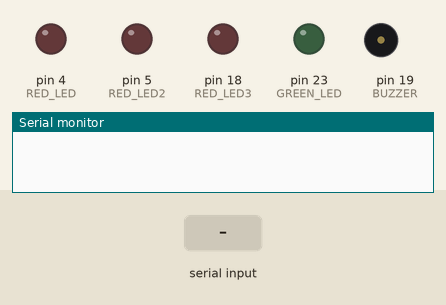
Recording of a sketch running on a simulated Arduino Mega 2560, built with avr-gcc and run on an emulated ATmega2560. Parts: output pins drawn as LEDs (lit = HIGH), buzzer (waves = sounding, pin HIGH), the last lines printed to the serial monitor. Inputs (shaded band) come from the test bench.

Above: at 1.2 s.
1.3 s: "FOCUS\n" received over Serial
At 2.3 s:
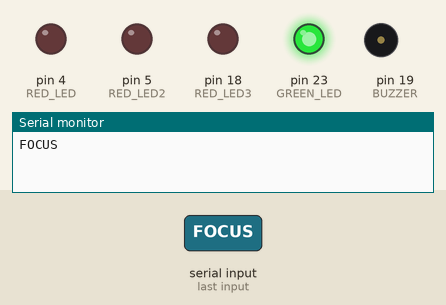
2.8 s: "SHUTDOWN\n" received over Serial
At 3.5 s:
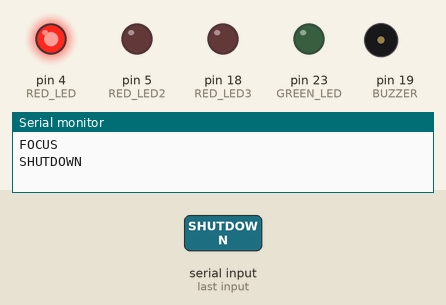
4.3 s: "BREAK\n" received over Serial
At 6.6 s:
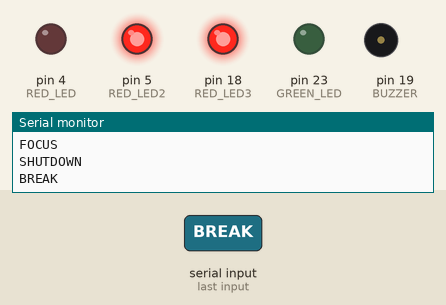
Timing chart, 0 to 8.1 s (numbered marks = the images above; inputs shaded):
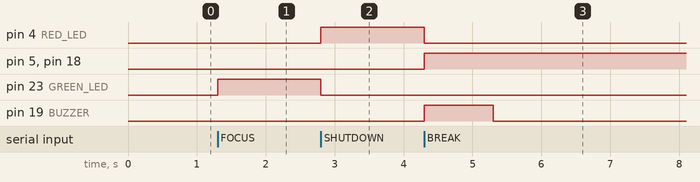

Measured:
- after the input at 1.3 s, pin 23 (GREEN_LED): LOW → HIGH at once
- after the input at 2.8 s, pin 4 (RED_LED): LOW → HIGH at once; pin 23 (GREEN_LED): HIGH → LOW at once
- after the input at 4.3 s, pin 4 (RED_LED): HIGH → LOW at once; pin 5 (RED_LED2), pin 18 (RED_LED3): LOW → HIGH at once; pin 19 (BUZZER): LOW → HIGH at once, → LOW 1.0 s later

The sketch:

project.ino
```cpp
String data = "";

#define GREEN_LED 23
#define RED_LED 4
#define RED_LED2 5
#define RED_LED3 18
#define BUZZER 19

void setup() {

  Serial.begin(115200);

  pinMode(GREEN_LED, OUTPUT);
  pinMode(RED_LED, OUTPUT);
  pinMode(RED_LED2, OUTPUT);
  pinMode(RED_LED3, OUTPUT);
  pinMode(BUZZER, OUTPUT);

  allOff();
}

void loop() {

  if (Serial.available()) {

    data = Serial.readStringUntil('\n');

    data.trim();

    Serial.println(data);

    // =====================
    // FOCUS
    // =====================

    if (data == "FOCUS") {

      allOff();

      digitalWrite(GREEN_LED, HIGH);
    }

    // =====================
    // SHUTDOWN
    // =====================

    else if (data == "SHUTDOWN") {

      allOff();

      digitalWrite(RED_LED, HIGH);
    }

    // =====================
    // BREAK
    // =====================

    else if (data == "BREAK") {

      allOff();

      digitalWrite(RED_LED2, HIGH);
      digitalWrite(RED_LED3, HIGH);

      digitalWrite(BUZZER, HIGH);

      delay(1000);

      digitalWrite(BUZZER, LOW);
    }

    // =====================
    // RESET
    // =====================

    else if (data == "RESET") {

      allOff();
    }
  }
}

void allOff() {

  digitalWrite(GREEN_LED, LOW);

  digitalWrite(RED_LED, LOW);

  digitalWrite(RED_LED2, LOW);

  digitalWrite(RED_LED3, LOW);

  digitalWrite(BUZZER, LOW);
}
```
